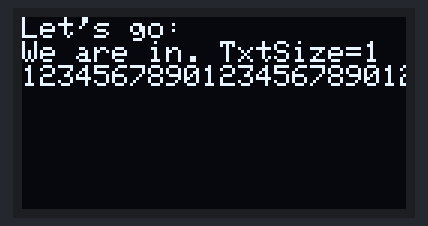
The sketch below on a simulated ESP8266 (NodeMCU). On the bench: 128×64 one-colour display. The display library's start-up logo is not drawn; random numbers use the default seed unless the sketch sets one; what the sketch prints to the serial monitor is not drawn.

Above: at 2.3 s.
At 7.3 s:
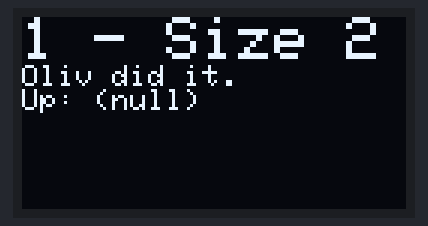
At 12.41 s:
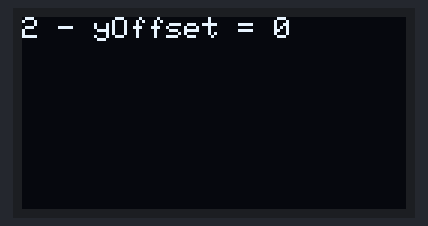
At 16.3 s:
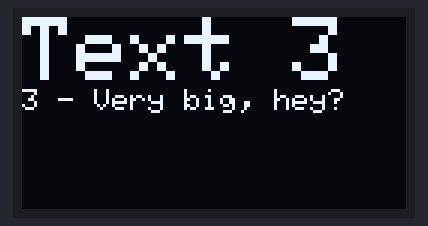
At 27.1 s:
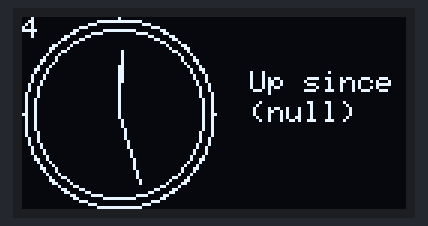
At 38.1 s:
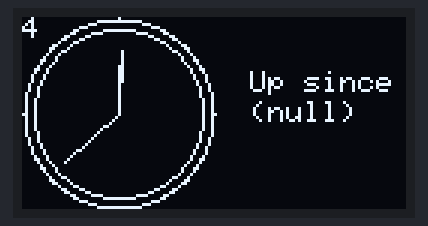

The sketch:

feather.ssd1306.test.2.ino
```cpp
/**
   Screen test for the Feather SSD1306 128x32, or 128x64
   Screen definition and address depend on defines: SSD1306_128x32 and SSD1306_128x64, see below.
   Graphical primitives doc at https://learn.adafruit.com/adafruit-gfx-graphics-library/graphics-primitives

   Test with NO buttons

   @author Olivier LeDiouris

   Keywords: ESP8266, Feather, Huzzah, SD1306, Multiple screens
*/
#include <Wire.h>
#include <ESP8266WiFi.h>
#include <Adafruit_GFX.h>
#include <Adafruit_SSD1306.h>

// for 128x32
//#define SSD1306_128x32
//#undef SSD1306_128x64

// for 128x64
#undef SSD1306_128x32
#define SSD1306_128x64

const int SSD1306_WIDTH = 128;

#ifdef SSD1306_128x32
const int SSD1306_I2C_ADDR = 0x3C; // for 128x32
const int SSD1306_HEIGHT = 32;
#endif

#ifdef SSD1306_128x64
const int SSD1306_I2C_ADDR = 0x3D; // for 128x64
const int SSD1306_HEIGHT = 64;
#endif

Adafruit_SSD1306 ssd1306 = Adafruit_SSD1306(SSD1306_WIDTH, SSD1306_HEIGHT, &Wire);

unsigned long started = 0;

char* msToTimeStr(long ms) {
  int seconds = (int)(ms / 1000);
  int minutes = 0;
  int hours = 0;
  if (seconds > 59) {
    minutes = (int)(seconds / 60);
    seconds -= (minutes * 60);
  }
  if (minutes > 59) {
    hours = (int)(minutes / 60);
    minutes -= (hours * 60);
  }
  char buffer[128];
  sprintf(buffer, "%02d:%02d:%02d", hours, minutes, seconds);
  return buffer;
}

char* msToTimeDisplay(long ms) {
  int seconds = (int)(ms / 1000);
  int minutes = 0;
  int hours = 0;
  if (seconds > 59) {
    minutes = (int)(seconds / 60);
    seconds -= (minutes * 60);
  }
  if (minutes > 59) {
    hours = (int)(minutes / 60);
    minutes -= (hours * 60);
  }
  char buffer[128];
  if (hours > 0) {
    sprintf(buffer, "%02d h %02d m %02d s", hours, minutes, seconds);
  } else if (minutes > 0) {
    sprintf(buffer, "%02d m %02d s", minutes, seconds);
  } else {
    sprintf(buffer, "%02d s", seconds);
  }
  return buffer;
}

void setup() {
  started = millis(); // init.
  ssd1306.begin(SSD1306_SWITCHCAPVCC, SSD1306_I2C_ADDR);
  // initialize display
  ssd1306.display();
  delay(2000);
  ssd1306.clearDisplay();
  ssd1306.display();

  Serial.begin(115200); // Console output
  delay(100);

  // text display tests
  ssd1306.setTextSize(1);
  ssd1306.setTextColor(WHITE);
  ssd1306.setTextWrap(false);
  ssd1306.setCursor(0, 0);
  ssd1306.println("Let's go:");
  ssd1306.println("We are in. TxtSize=1");
  ssd1306.println("123456789012345678901234567890"); // Should be cut, as setTextWrap(false);
  ssd1306.setCursor(0, 0);
  ssd1306.display(); // actually display all of the above

  delay(5000);

  Serial.println("Setup completed");
}

int status = -1;

int yOffset = 0;
char dataBuffer[128];

unsigned long lastPing = 0;
const int RADIUS = SSD1306_HEIGHT / 2;
const int CENTER_X = SSD1306_HEIGHT / 2;
const int CENTER_Y = SSD1306_HEIGHT / 2;
int nbSec = 0;

const int MAX_STEPS = 4;

float degToRadians(float deg) {
  return (deg * 71) / 4068;
}

void drawWatch(unsigned long ms, boolean secondsOnly) {
  int seconds = (int)(ms / 1000);
  int minutes = 0;
  int hours = 0;
  if (seconds > 59) {
    minutes = (int)(seconds / 60);
    seconds -= (minutes * 60);
  }
  if (minutes > 59) {
    hours = (int)(minutes / 60);
    minutes -= (hours * 60);
  }
  hours %= 12;

  ssd1306.clearDisplay();
  // Face
  for (int deg = 0; deg < 360; deg++) {
    float rad =  degToRadians((float)deg);
    int x = (int)(RADIUS * sin(rad));
    int y = (int)(RADIUS * cos(rad));
    ssd1306.drawPixel(CENTER_X + x, CENTER_Y + y, WHITE);
  }
  // Other option, faster
  ssd1306.drawCircle(CENTER_X, CENTER_Y, (int)(RADIUS * 0.9), WHITE);

  float hoursInDegrees = ((hours % 12) * 30) + (((minutes * 6) + (seconds / 10)) / 12);
  float minInDegrees = ((minutes * 6) + (seconds / 10));
  float secInDegrees = seconds * 6;

  //sprintf(dataBuffer, "ms:%d => %02d:%02d:%02d, %f", ms, hours, minutes, seconds, secInDegrees);
  //Serial.println(dataBuffer);

  // Seconds
  {
    float rad = degToRadians(secInDegrees);
    int x = round((RADIUS * 0.75) * sin(rad));
    int y = round((RADIUS * 0.75) * cos(rad));
    ssd1306.drawLine(CENTER_X, CENTER_Y, CENTER_X + x, CENTER_Y - y, WHITE);
  }
  if (!secondsOnly) {
    // Minutes
    {
      float rad = degToRadians(minInDegrees);
      int x = round((RADIUS * 0.65) * sin(rad));
      int y = round((RADIUS * 0.65) * cos(rad));
      ssd1306.drawLine(CENTER_X, CENTER_Y, CENTER_X + x, CENTER_Y - y, WHITE);
    }
    // Hours
    {
      float rad = degToRadians(hoursInDegrees);
      int x = round((RADIUS * 0.5) * sin(rad));
      int y = round((RADIUS * 0.5) * cos(rad));
      ssd1306.drawLine(CENTER_X, CENTER_Y, CENTER_X + x, CENTER_Y - y, WHITE);
    }
  }
}

int interval = 5000; // default

int bouncingBallX = random(10, SSD1306_WIDTH - 10);
int bouncingBallY = 0;
int bouncingXIncrement = 1;
int bouncingYIncrement = 3;

void loop() {
  unsigned long time = millis();

  if (time - lastPing > interval) {
    status += 1;
    lastPing = time;
    if (status > MAX_STEPS) {
      status = 0;
    }
    Serial.print("Status now ");
    Serial.println(status);
  }

  switch (status) {
    case 0:
      interval = 5000;
      ssd1306.clearDisplay();
      ssd1306.setCursor(0, 0);
      ssd1306.setTextSize(2);
      ssd1306.println("1 - Size 2");
      ssd1306.setTextSize(1);
      ssd1306.println("Oliv did it.");
      sprintf(dataBuffer, "Up: %s", msToTimeDisplay(time - started));
      ssd1306.println(dataBuffer);
      break;
    case 1:
      interval = 2000 * (SSD1306_HEIGHT / 32);
      ssd1306.clearDisplay();
      ssd1306.setCursor(0, yOffset);
      ssd1306.setTextSize(1);
      sprintf(dataBuffer, "2 - yOffset = %d", yOffset);
      yOffset += 1;
      if (yOffset > SSD1306_HEIGHT) {
        yOffset = 0;
      }
      ssd1306.println(dataBuffer);
      break;
    case 2:
      interval = 2000;
      ssd1306.clearDisplay();
      ssd1306.setCursor(0, 0);
      ssd1306.setTextSize(3);
      ssd1306.println("Text 3");
      ssd1306.setTextSize(1);
      ssd1306.println("3 - Very big, hey?");
      break;
    case 3: // Bonus
      interval = 60000;
      {
        drawWatch(time - started, false);
        ssd1306.setTextSize(1);
        ssd1306.setCursor(0, 0);
        ssd1306.println("4");
        int xCursor = (2 * RADIUS) + 12; // 48 in 128x32
        int yCursor = RADIUS - 4; // 4=8/2. 12 in 128x32
        ssd1306.setCursor(xCursor, yCursor - 10);
        ssd1306.println("Up since");
        ssd1306.setCursor(xCursor, yCursor);
        sprintf(dataBuffer, "%s", msToTimeStr(time - started));
        ssd1306.println(dataBuffer);
      }
      break;
    case 4: // Bouncing ball
      interval = 30000;
      ssd1306.clearDisplay();
      ssd1306.setTextSize(1);
      ssd1306.setCursor(3, 3);
      ssd1306.println("5");

      // Frame
//    ssd1306.drawFastHLine(0, 0, SSD1306_WIDTH - 1, WHITE); // Top
//    ssd1306.drawFastHLine(0, SSD1306_HEIGHT - 1, SSD1306_WIDTH, WHITE); // Bottom
//    ssd1306.drawFastVLine(0, 0, SSD1306_HEIGHT - 1, WHITE); // Left
//    ssd1306.drawFastVLine(0, SSD1306_WIDTH - 1, SSD1306_HEIGHT, WHITE); // Right
      ssd1306.drawRect(0, 0, SSD1306_WIDTH, SSD1306_HEIGHT, WHITE);

      ssd1306.fillCircle(bouncingBallX, bouncingBallY, 3, WHITE);
      bouncingBallX += bouncingXIncrement;
      bouncingBallY += bouncingYIncrement;
      if (bouncingBallX <= 0 || bouncingBallX >= SSD1306_WIDTH) {
        bouncingXIncrement *= -1;
      }
      if (bouncingBallY <= 0 || bouncingBallY >= SSD1306_HEIGHT) {
        bouncingYIncrement *= -1;
      }
      break;
    default:
      break;
  }

  delay(10);
  yield(); // Send in background and move on
  ssd1306.display();
}
```

Measured:
- what the display in image 0 shows lasts 5.0 s, from 2.2 s to 7.2 s
- what the display in image 3 shows lasts 2.0 s, from 16.3 s to 18.3 s
- what the display in image 4 shows lasts 1.0 s, from 27.1 s to 28.1 s
